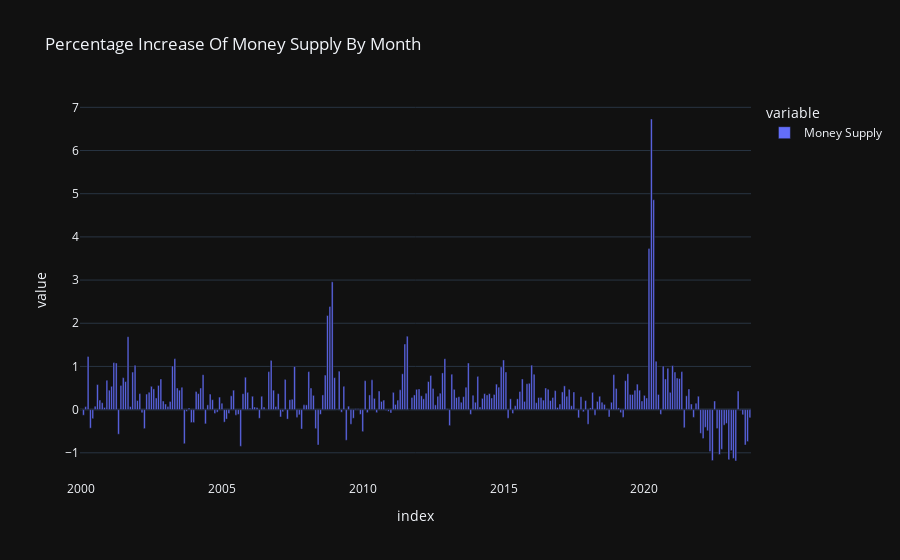

Notebook cell for this chart:
### Code cell
from copy import copy

prev_value = None
m2_df_2000_2023_monthly_pchange = copy(m2_df_2000_2023)
for index, value in m2_df_2000_2023_monthly_pchange['Money Supply'].items():
    if prev_value is None:
        m2_df_2000_2023_monthly_pchange.at[index, 'Money Supply'] = 0
    else:
        difference = value - prev_value
        percentage = round(((difference / value) * 100), 2)
        m2_df_2000_2023_monthly_pchange.at[index, 'Money Supply'] = percentage
    prev_value = value

bar_chart = px.bar(m2_df_2000_2023_monthly_pchange, title='Percentage Increase Of Money Supply By Month')
bar_chart.show()

### Figure 1 — Plotly figure (JSON) as saved in the notebook; plotly's stock layout.template omitted (floating-point values rounded to 4 significant figures; data arrays with more than 128 entries replaced by an {"elided": "..."} marker saying what was removed)
{"data": [{"alignmentgroup": "True", "hovertemplate": "variable=Money Supply<br>index=%{x}<br>value=%{y}<extra></extra>", "legendgroup": "Money Supply", "marker": {"color": "#636efa", "pattern": {"shape": ""}}, "name": "Money Supply", "offsetgroup": "Money Supply", "orientation": "v", "showlegend": true, "textposition": "auto", "x": {"elided": "286 str values"}, "xaxis": "x", "y": {"elided": "286 float values"}, "yaxis": "y", "type": "bar"}], "layout": {"xaxis": {"anchor": "y", "domain": [0.0, 1.0], "title": {"text": "index"}}, "yaxis": {"anchor": "x", "domain": [0.0, 1.0], "title": {"text": "value"}}, "legend": {"title": {"text": "variable"}, "tracegroupgap": 0}, "title": {"text": "Percentage Increase Of Money Supply By Month"}, "barmode": "relative"}}
